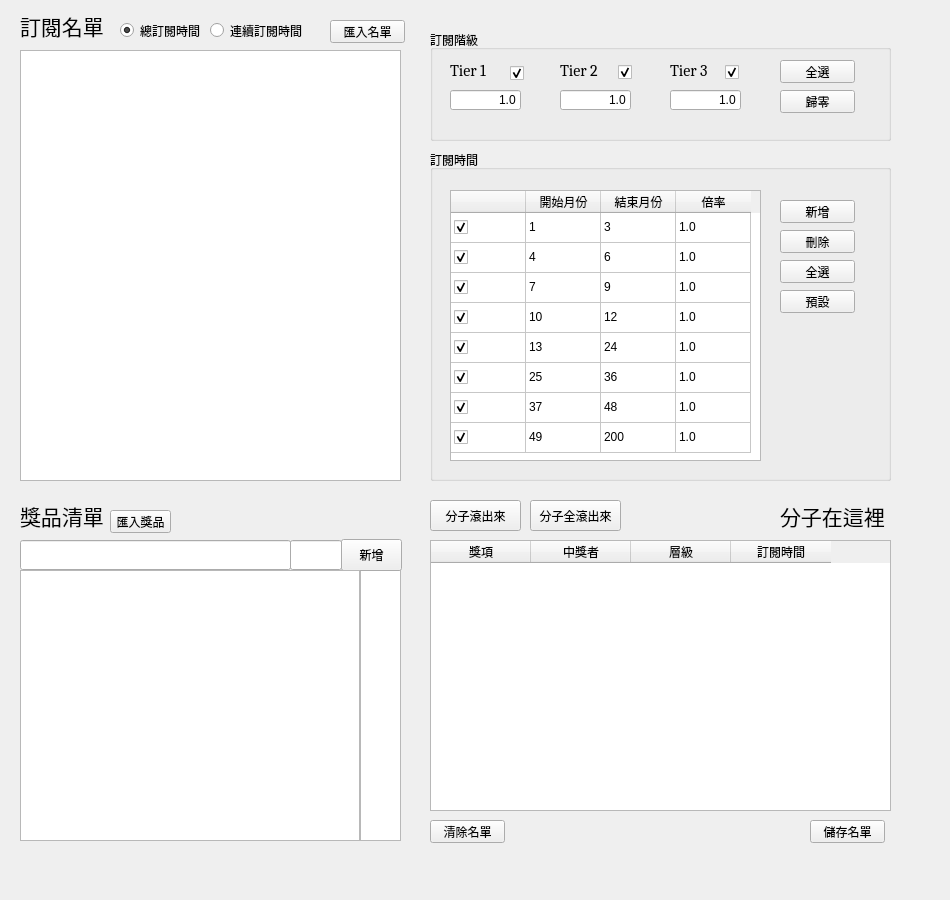
<?xml version="1.0" encoding="UTF-8"?>
<ui version="4.0">
 <class>Form</class>
 <widget class="QWidget" name="Form">
  <property name="geometry">
   <rect>
    <x>0</x>
    <y>0</y>
    <width>950</width>
    <height>900</height>
   </rect>
  </property>
  <property name="minimumSize">
   <size>
    <width>950</width>
    <height>900</height>
   </size>
  </property>
  <property name="windowTitle">
   <string>Form</string>
  </property>
  <widget class="QGroupBox" name="tier_group">
   <property name="geometry">
    <rect>
     <x>430</x>
     <y>30</y>
     <width>461</width>
     <height>111</height>
    </rect>
   </property>
   <property name="title">
    <string>訂閱階級</string>
   </property>
   <widget class="QLabel" name="label_1">
    <property name="geometry">
     <rect>
      <x>20</x>
      <y>30</y>
      <width>41</width>
      <height>20</height>
     </rect>
    </property>
    <property name="font">
     <font>
      <family>Cambria</family>
      <pointsize>12</pointsize>
      <weight>50</weight>
      <italic>false</italic>
      <bold>false</bold>
      <underline>false</underline>
      <strikeout>false</strikeout>
      <kerning>true</kerning>
     </font>
    </property>
    <property name="text">
     <string>Tier 1</string>
    </property>
   </widget>
   <widget class="QLabel" name="label_2">
    <property name="geometry">
     <rect>
      <x>130</x>
      <y>30</y>
      <width>41</width>
      <height>20</height>
     </rect>
    </property>
    <property name="font">
     <font>
      <family>Cambria</family>
      <pointsize>12</pointsize>
      <weight>50</weight>
      <italic>false</italic>
      <bold>false</bold>
      <underline>false</underline>
      <strikeout>false</strikeout>
      <kerning>true</kerning>
     </font>
    </property>
    <property name="text">
     <string>Tier 2</string>
    </property>
   </widget>
   <widget class="QLabel" name="label_3">
    <property name="geometry">
     <rect>
      <x>240</x>
      <y>30</y>
      <width>41</width>
      <height>20</height>
     </rect>
    </property>
    <property name="font">
     <font>
      <family>Cambria</family>
      <pointsize>12</pointsize>
      <weight>50</weight>
      <italic>false</italic>
      <bold>false</bold>
      <underline>false</underline>
      <strikeout>false</strikeout>
      <kerning>true</kerning>
     </font>
    </property>
    <property name="text">
     <string>Tier 3</string>
    </property>
   </widget>
   <widget class="QCheckBox" name="checkBox_1">
    <property name="geometry">
     <rect>
      <x>80</x>
      <y>35</y>
      <width>21</width>
      <height>16</height>
     </rect>
    </property>
    <property name="text">
     <string/>
    </property>
    <property name="checked">
     <bool>true</bool>
    </property>
   </widget>
   <widget class="QCheckBox" name="checkBox_2">
    <property name="geometry">
     <rect>
      <x>188</x>
      <y>34</y>
      <width>21</width>
      <height>16</height>
     </rect>
    </property>
    <property name="text">
     <string/>
    </property>
    <property name="checked">
     <bool>true</bool>
    </property>
   </widget>
   <widget class="QCheckBox" name="checkBox_3">
    <property name="geometry">
     <rect>
      <x>295</x>
      <y>34</y>
      <width>21</width>
      <height>16</height>
     </rect>
    </property>
    <property name="text">
     <string/>
    </property>
    <property name="checked">
     <bool>true</bool>
    </property>
   </widget>
   <widget class="QLineEdit" name="lineEdit_1">
    <property name="geometry">
     <rect>
      <x>20</x>
      <y>60</y>
      <width>71</width>
      <height>20</height>
     </rect>
    </property>
    <property name="text">
     <string>1.0</string>
    </property>
    <property name="alignment">
     <set>Qt::AlignRight|Qt::AlignTrailing|Qt::AlignVCenter</set>
    </property>
   </widget>
   <widget class="QLineEdit" name="lineEdit_2">
    <property name="geometry">
     <rect>
      <x>130</x>
      <y>60</y>
      <width>71</width>
      <height>20</height>
     </rect>
    </property>
    <property name="text">
     <string>1.0</string>
    </property>
    <property name="alignment">
     <set>Qt::AlignRight|Qt::AlignTrailing|Qt::AlignVCenter</set>
    </property>
   </widget>
   <widget class="QLineEdit" name="lineEdit_3">
    <property name="geometry">
     <rect>
      <x>240</x>
      <y>60</y>
      <width>71</width>
      <height>20</height>
     </rect>
    </property>
    <property name="text">
     <string>1.0</string>
    </property>
    <property name="alignment">
     <set>Qt::AlignRight|Qt::AlignTrailing|Qt::AlignVCenter</set>
    </property>
   </widget>
   <widget class="QPushButton" name="tier_all">
    <property name="geometry">
     <rect>
      <x>350</x>
      <y>30</y>
      <width>75</width>
      <height>23</height>
     </rect>
    </property>
    <property name="text">
     <string>全選</string>
    </property>
   </widget>
   <widget class="QPushButton" name="tier_reset">
    <property name="geometry">
     <rect>
      <x>350</x>
      <y>60</y>
      <width>75</width>
      <height>23</height>
     </rect>
    </property>
    <property name="text">
     <string>歸零</string>
    </property>
   </widget>
  </widget>
  <widget class="QLabel" name="label_award">
   <property name="geometry">
    <rect>
     <x>20</x>
     <y>500</y>
     <width>91</width>
     <height>31</height>
    </rect>
   </property>
   <property name="font">
    <font>
     <family>微軟正黑體</family>
     <pointsize>16</pointsize>
    </font>
   </property>
   <property name="text">
    <string>獎品清單</string>
   </property>
  </widget>
  <widget class="QTableView" name="sub_list">
   <property name="geometry">
    <rect>
     <x>20</x>
     <y>50</y>
     <width>381</width>
     <height>431</height>
    </rect>
   </property>
  </widget>
  <widget class="QLabel" name="label_sub">
   <property name="geometry">
    <rect>
     <x>20</x>
     <y>10</y>
     <width>91</width>
     <height>31</height>
    </rect>
   </property>
   <property name="font">
    <font>
     <family>微軟正黑體</family>
     <pointsize>16</pointsize>
    </font>
   </property>
   <property name="text">
    <string>訂閱名單</string>
   </property>
  </widget>
  <widget class="QLabel" name="label_awarder">
   <property name="geometry">
    <rect>
     <x>780</x>
     <y>500</y>
     <width>111</width>
     <height>31</height>
    </rect>
   </property>
   <property name="font">
    <font>
     <family>微軟正黑體</family>
     <pointsize>16</pointsize>
    </font>
   </property>
   <property name="text">
    <string>分子在這裡</string>
   </property>
  </widget>
  <widget class="QLineEdit" name="new_award">
   <property name="geometry">
    <rect>
     <x>20</x>
     <y>540</y>
     <width>271</width>
     <height>30</height>
    </rect>
   </property>
  </widget>
  <widget class="QListView" name="award_list_c">
   <property name="geometry">
    <rect>
     <x>360</x>
     <y>570</y>
     <width>41</width>
     <height>271</height>
    </rect>
   </property>
  </widget>
  <widget class="QLineEdit" name="new_award_n">
   <property name="geometry">
    <rect>
     <x>290</x>
     <y>540</y>
     <width>52</width>
     <height>30</height>
    </rect>
   </property>
  </widget>
  <widget class="QPushButton" name="add_award">
   <property name="geometry">
    <rect>
     <x>341</x>
     <y>539</y>
     <width>61</width>
     <height>32</height>
    </rect>
   </property>
   <property name="text">
    <string>新增</string>
   </property>
  </widget>
  <widget class="QPushButton" name="load_sub">
   <property name="geometry">
    <rect>
     <x>330</x>
     <y>20</y>
     <width>75</width>
     <height>23</height>
    </rect>
   </property>
   <property name="text">
    <string>匯入名單</string>
   </property>
  </widget>
  <widget class="QPushButton" name="awarder_out">
   <property name="geometry">
    <rect>
     <x>430</x>
     <y>500</y>
     <width>91</width>
     <height>31</height>
    </rect>
   </property>
   <property name="text">
    <string>分子滾出來</string>
   </property>
  </widget>
  <widget class="QListView" name="award_list_n">
   <property name="geometry">
    <rect>
     <x>20</x>
     <y>570</y>
     <width>340</width>
     <height>271</height>
    </rect>
   </property>
  </widget>
  <widget class="QPushButton" name="load_award">
   <property name="geometry">
    <rect>
     <x>110</x>
     <y>510</y>
     <width>61</width>
     <height>23</height>
    </rect>
   </property>
   <property name="text">
    <string>匯入獎品</string>
   </property>
  </widget>
  <widget class="QPushButton" name="save_awarder">
   <property name="geometry">
    <rect>
     <x>810</x>
     <y>820</y>
     <width>75</width>
     <height>23</height>
    </rect>
   </property>
   <property name="text">
    <string>儲存名單</string>
   </property>
  </widget>
  <widget class="QRadioButton" name="tenure">
   <property name="geometry">
    <rect>
     <x>120</x>
     <y>20</y>
     <width>81</width>
     <height>21</height>
    </rect>
   </property>
   <property name="text">
    <string>總訂閱時間</string>
   </property>
   <property name="checked">
    <bool>true</bool>
   </property>
  </widget>
  <widget class="QRadioButton" name="streak">
   <property name="geometry">
    <rect>
     <x>210</x>
     <y>20</y>
     <width>101</width>
     <height>21</height>
    </rect>
   </property>
   <property name="text">
    <string>連續訂閱時間</string>
   </property>
   <property name="checked">
    <bool>false</bool>
   </property>
  </widget>
  <widget class="QPushButton" name="clear_awarder">
   <property name="geometry">
    <rect>
     <x>430</x>
     <y>820</y>
     <width>75</width>
     <height>23</height>
    </rect>
   </property>
   <property name="text">
    <string>清除名單</string>
   </property>
  </widget>
  <widget class="QPushButton" name="awarder_out_all">
   <property name="geometry">
    <rect>
     <x>530</x>
     <y>500</y>
     <width>91</width>
     <height>31</height>
    </rect>
   </property>
   <property name="text">
    <string>分子全滾出來</string>
   </property>
  </widget>
  <widget class="QTableWidget" name="awarder_list">
   <property name="geometry">
    <rect>
     <x>430</x>
     <y>540</y>
     <width>461</width>
     <height>271</height>
    </rect>
   </property>
   <column>
    <property name="text">
     <string>獎項</string>
    </property>
   </column>
   <column>
    <property name="text">
     <string>中獎者</string>
    </property>
   </column>
   <column>
    <property name="text">
     <string>層級</string>
    </property>
   </column>
   <column>
    <property name="text">
     <string>訂閱時間</string>
    </property>
   </column>
  </widget>
  <widget class="QGroupBox" name="subTime_group">
   <property name="geometry">
    <rect>
     <x>430</x>
     <y>150</y>
     <width>461</width>
     <height>331</height>
    </rect>
   </property>
   <property name="title">
    <string>訂閱時間</string>
   </property>
   <widget class="QTableWidget" name="time_group">
    <property name="geometry">
     <rect>
      <x>20</x>
      <y>40</y>
      <width>311</width>
      <height>271</height>
     </rect>
    </property>
    <attribute name="horizontalHeaderVisible">
     <bool>true</bool>
    </attribute>
    <attribute name="horizontalHeaderDefaultSectionSize">
     <number>75</number>
    </attribute>
    <attribute name="verticalHeaderVisible">
     <bool>false</bool>
    </attribute>
    <row>
     <property name="text">
      <string>1</string>
     </property>
    </row>
    <row>
     <property name="text">
      <string>2</string>
     </property>
    </row>
    <row>
     <property name="text">
      <string>3</string>
     </property>
    </row>
    <row>
     <property name="text">
      <string>4</string>
     </property>
    </row>
    <row>
     <property name="text">
      <string>5</string>
     </property>
    </row>
    <row>
     <property name="text">
      <string>6</string>
     </property>
    </row>
    <row>
     <property name="text">
      <string>7</string>
     </property>
    </row>
    <row>
     <property name="text">
      <string>8</string>
     </property>
    </row>
    <column>
     <property name="text">
      <string/>
     </property>
    </column>
    <column>
     <property name="text">
      <string>開始月份</string>
     </property>
    </column>
    <column>
     <property name="text">
      <string>結束月份</string>
     </property>
    </column>
    <column>
     <property name="text">
      <string>倍率</string>
     </property>
    </column>
    <item row="0" column="0">
     <property name="text">
      <string/>
     </property>
     <property name="checkState">
      <enum>Checked</enum>
     </property>
    </item>
    <item row="0" column="1">
     <property name="text">
      <string>1</string>
     </property>
    </item>
    <item row="0" column="2">
     <property name="text">
      <string>3</string>
     </property>
    </item>
    <item row="0" column="3">
     <property name="text">
      <string>1.0</string>
     </property>
    </item>
    <item row="1" column="0">
     <property name="text">
      <string/>
     </property>
     <property name="checkState">
      <enum>Checked</enum>
     </property>
    </item>
    <item row="1" column="1">
     <property name="text">
      <string>4</string>
     </property>
    </item>
    <item row="1" column="2">
     <property name="text">
      <string>6</string>
     </property>
    </item>
    <item row="1" column="3">
     <property name="text">
      <string>1.0</string>
     </property>
    </item>
    <item row="2" column="0">
     <property name="text">
      <string/>
     </property>
     <property name="checkState">
      <enum>Checked</enum>
     </property>
    </item>
    <item row="2" column="1">
     <property name="text">
      <string>7</string>
     </property>
    </item>
    <item row="2" column="2">
     <property name="text">
      <string>9</string>
     </property>
    </item>
    <item row="2" column="3">
     <property name="text">
      <string>1.0</string>
     </property>
    </item>
    <item row="3" column="0">
     <property name="text">
      <string/>
     </property>
     <property name="checkState">
      <enum>Checked</enum>
     </property>
    </item>
    <item row="3" column="1">
     <property name="text">
      <string>10</string>
     </property>
    </item>
    <item row="3" column="2">
     <property name="text">
      <string>12</string>
     </property>
    </item>
    <item row="3" column="3">
     <property name="text">
      <string>1.0</string>
     </property>
    </item>
    <item row="4" column="0">
     <property name="text">
      <string/>
     </property>
     <property name="checkState">
      <enum>Checked</enum>
     </property>
    </item>
    <item row="4" column="1">
     <property name="text">
      <string>13</string>
     </property>
    </item>
    <item row="4" column="2">
     <property name="text">
      <string>24</string>
     </property>
    </item>
    <item row="4" column="3">
     <property name="text">
      <string>1.0</string>
     </property>
    </item>
    <item row="5" column="0">
     <property name="text">
      <string/>
     </property>
     <property name="checkState">
      <enum>Checked</enum>
     </property>
    </item>
    <item row="5" column="1">
     <property name="text">
      <string>25</string>
     </property>
    </item>
    <item row="5" column="2">
     <property name="text">
      <string>36</string>
     </property>
    </item>
    <item row="5" column="3">
     <property name="text">
      <string>1.0</string>
     </property>
    </item>
    <item row="6" column="0">
     <property name="text">
      <string/>
     </property>
     <property name="checkState">
      <enum>Checked</enum>
     </property>
    </item>
    <item row="6" column="1">
     <property name="text">
      <string>37</string>
     </property>
    </item>
    <item row="6" column="2">
     <property name="text">
      <string>48</string>
     </property>
    </item>
    <item row="6" column="3">
     <property name="text">
      <string>1.0</string>
     </property>
    </item>
    <item row="7" column="0">
     <property name="text">
      <string/>
     </property>
     <property name="checkState">
      <enum>Checked</enum>
     </property>
    </item>
    <item row="7" column="1">
     <property name="text">
      <string>49</string>
     </property>
    </item>
    <item row="7" column="2">
     <property name="text">
      <string>200</string>
     </property>
    </item>
    <item row="7" column="3">
     <property name="text">
      <string>1.0</string>
     </property>
    </item>
   </widget>
   <widget class="QPushButton" name="add_time">
    <property name="geometry">
     <rect>
      <x>350</x>
      <y>50</y>
      <width>75</width>
      <height>23</height>
     </rect>
    </property>
    <property name="text">
     <string>新增</string>
    </property>
   </widget>
   <widget class="QPushButton" name="del_time">
    <property name="geometry">
     <rect>
      <x>350</x>
      <y>80</y>
      <width>75</width>
      <height>23</height>
     </rect>
    </property>
    <property name="text">
     <string>刪除</string>
    </property>
   </widget>
   <widget class="QPushButton" name="init_time">
    <property name="geometry">
     <rect>
      <x>350</x>
      <y>140</y>
      <width>75</width>
      <height>23</height>
     </rect>
    </property>
    <property name="text">
     <string>預設</string>
    </property>
   </widget>
   <widget class="QPushButton" name="time_all">
    <property name="geometry">
     <rect>
      <x>350</x>
      <y>110</y>
      <width>75</width>
      <height>23</height>
     </rect>
    </property>
    <property name="text">
     <string>全選</string>
    </property>
   </widget>
  </widget>
 </widget>
 <tabstops>
  <tabstop>sub_list</tabstop>
  <tabstop>checkBox_1</tabstop>
  <tabstop>checkBox_2</tabstop>
  <tabstop>checkBox_3</tabstop>
  <tabstop>lineEdit_1</tabstop>
  <tabstop>lineEdit_2</tabstop>
  <tabstop>lineEdit_3</tabstop>
  <tabstop>tier_all</tabstop>
  <tabstop>tier_reset</tabstop>
 </tabstops>
 <resources/>
 <connections/>
</ui>
